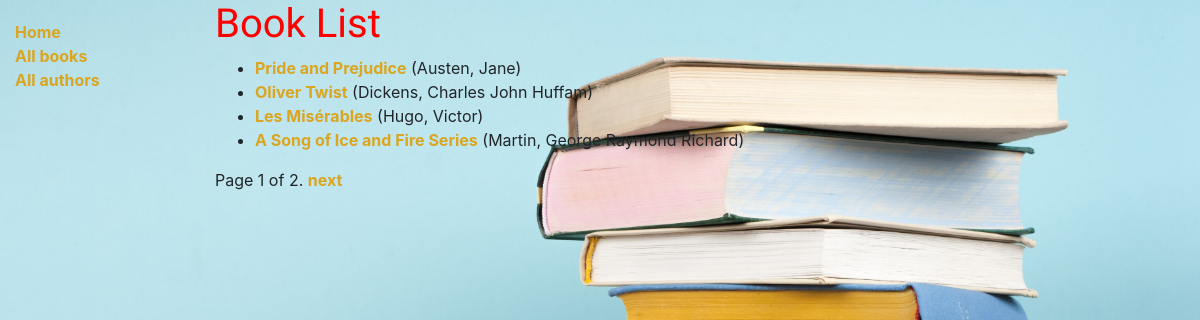
/catalog/books/, run on the app's committed database.
### catalog/models.py (models this page shows, shortened)
class Book(models.Model):
    title = models.CharField(max_length=200)
    def display_genre(self):
        return ', '.join(genre.name for genre in self.genre.all()[:3])
    display_genre.short_description = 'Genre'
    author = models.ForeignKey('Author', on_delete=models.SET_NULL, null=True)
    summary = models.TextField(max_length=1000, help_text='Enter a brief description of the book')
    isbn = models.CharField('ISBN', max_length=13, unique=True,
                             help_text='13 Character <a href="https://www.isbn-international.org/content/what-isbn">ISBN number</a>')
    genre = models.ManyToManyField(Genre, help_text='Select a genre for this book')
    language = models.ForeignKey('Language', on_delete=models.SET_NULL, null=True)
    def get_absolute_url(self):
        return reverse('book-detail', args=[str(self.id)])

class Author(models.Model):
    first_name = models.CharField(max_length=100)
    last_name = models.CharField(max_length=100)
    Nationality = models.CharField(max_length=100, null=True)
    date_of_birth = models.DateField(null=True, blank=True)
    date_of_death = models.DateField('Died', null=True, blank=True)
    class Meta:
        ordering = ['last_name', 'first_name']
    def __str__(self):
        return f'{self.last_name}, {self.first_name}'

### catalog/views.py (the view)
# urls.py: path('books/', views.BookListView.as_view(), name='books'),
class BookListView(generic.ListView):
    model = Book
    paginate_by = 4

### catalog/templates/catalog/book_list.html
{% extends "base_generic.html" %}
{% block content %}
  <h1>Book List</h1>
  {% if book_list %}
  <ul>
    {% for book in book_list %}
      <li>
        <a href="{{ book.get_absolute_url }}">{{ book.title }}</a> ({{book.author}})
      </li>
    {% endfor %}
  </ul>
  {% else %}
    <p>There are no books in the library.</p>
  {% endif %}
{% endblock %}

### catalog/static/css/styles.css (style rules this page uses)
body { background-image: url(images/iStock.jpg); background-size: cover; }
h1 { color: red; font-family: 'Lobster', cursive; }
a { color: goldenrod; font-weight: bold; }

### data on the page
Book: title "Pride and Prejudice", author "Austen, Jane"
Book: title "Oliver Twist", author "Dickens, Charles John Huffam"
Book: title "Les Misérables", author "Hugo, Victor"
Book: title "A Song of Ice and Fire Series", author "Martin, George Raymond Richard"

### other printed values
{{ page_obj.number }} "1"
{{ page_obj.paginator.num_pages }} "2"
